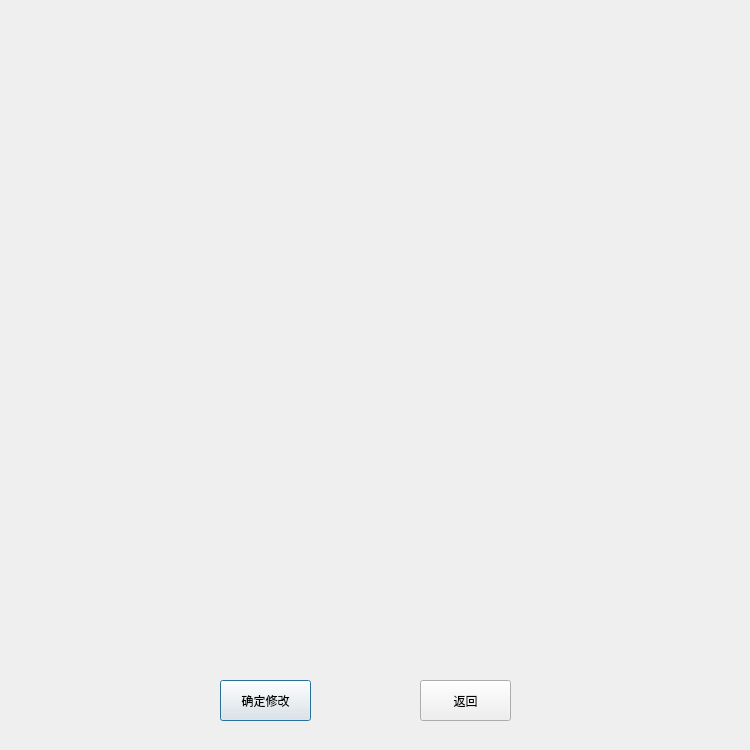
<?xml version="1.0" encoding="UTF-8"?>
<ui version="4.0">
 <class>UpdateData</class>
 <widget class="QDialog" name="UpdateData">
  <property name="geometry">
   <rect>
    <x>0</x>
    <y>0</y>
    <width>750</width>
    <height>750</height>
   </rect>
  </property>
  <property name="windowTitle">
   <string>Dialog</string>
  </property>
  <widget class="QPushButton" name="pushButton">
   <property name="geometry">
    <rect>
     <x>220</x>
     <y>680</y>
     <width>91</width>
     <height>41</height>
    </rect>
   </property>
   <property name="text">
    <string>确定修改</string>
   </property>
  </widget>
  <widget class="QPushButton" name="pushButton_2">
   <property name="geometry">
    <rect>
     <x>420</x>
     <y>680</y>
     <width>91</width>
     <height>41</height>
    </rect>
   </property>
   <property name="text">
    <string>返回</string>
   </property>
  </widget>
 </widget>
 <resources/>
 <connections/>
</ui>
